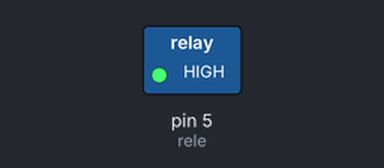
This sketch was run on a simulated Arduino Uno, built with avr-gcc and run on an emulated ATmega328P. Shown: switched loads named in the sketch (green lamp = pin HIGH).

Above: at 0.1 s.
Timing chart, 0 to 1.6 s (numbered marks = the images above):
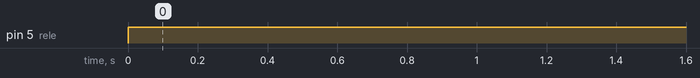

The sketch:

enchufe_inteligente.ino
```cpp
int rele = 5;
int valor;
void setup(){
  Serial.begin(115200);
  pinMode(rele,OUTPUT);
  }
void loop(){
  if(valor == HIGH){
    digitalWrite(rele,LOW);
    }
  else{
    digitalWrite(rele,HIGH);
    }
  }
```

Measured:
- by itself, pin 5 (rele): LOW → HIGH at 0.00 s
